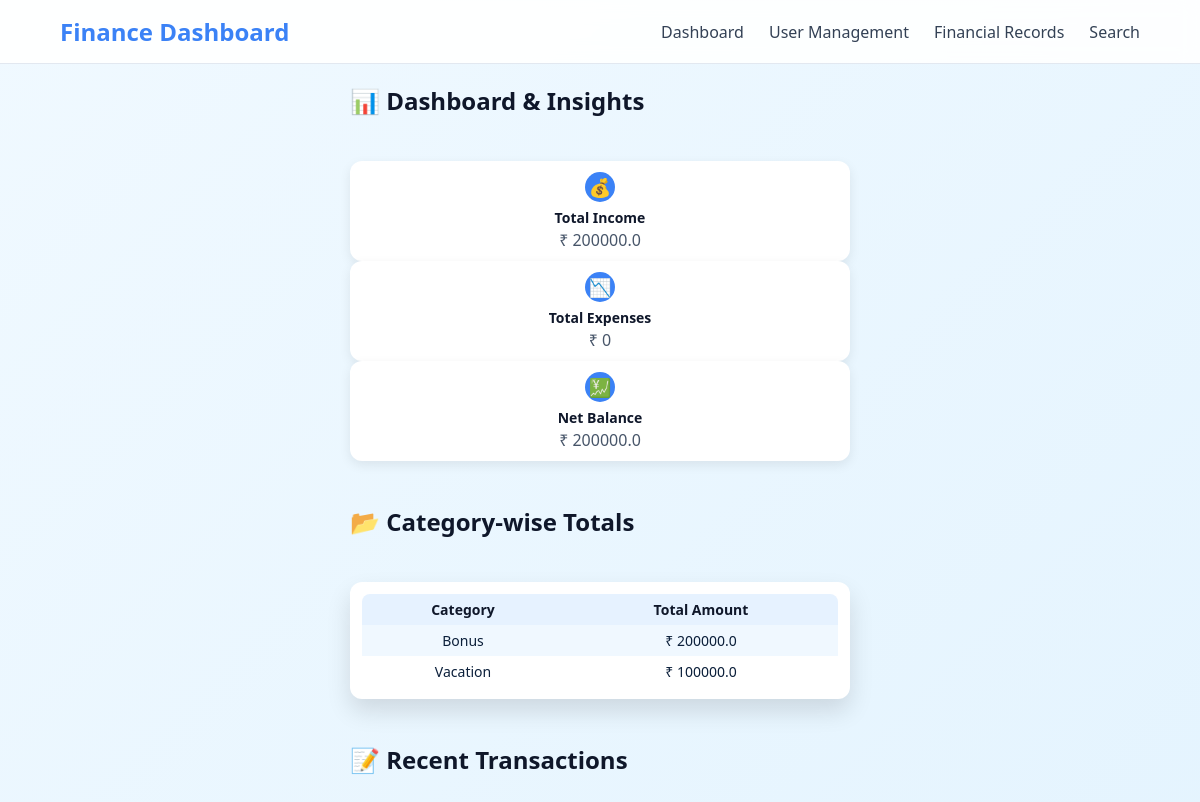
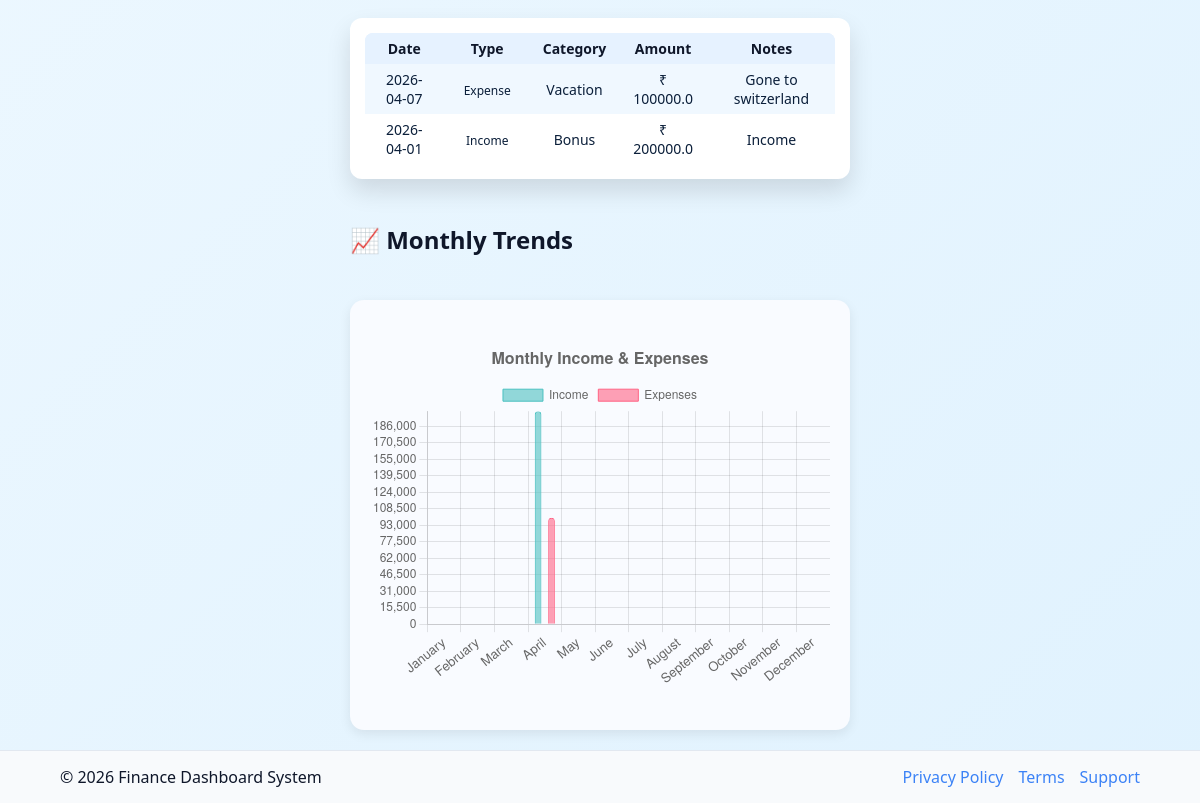
Page /admin/insights (signed in) on the earlier database version (2 pictures, top to bottom).
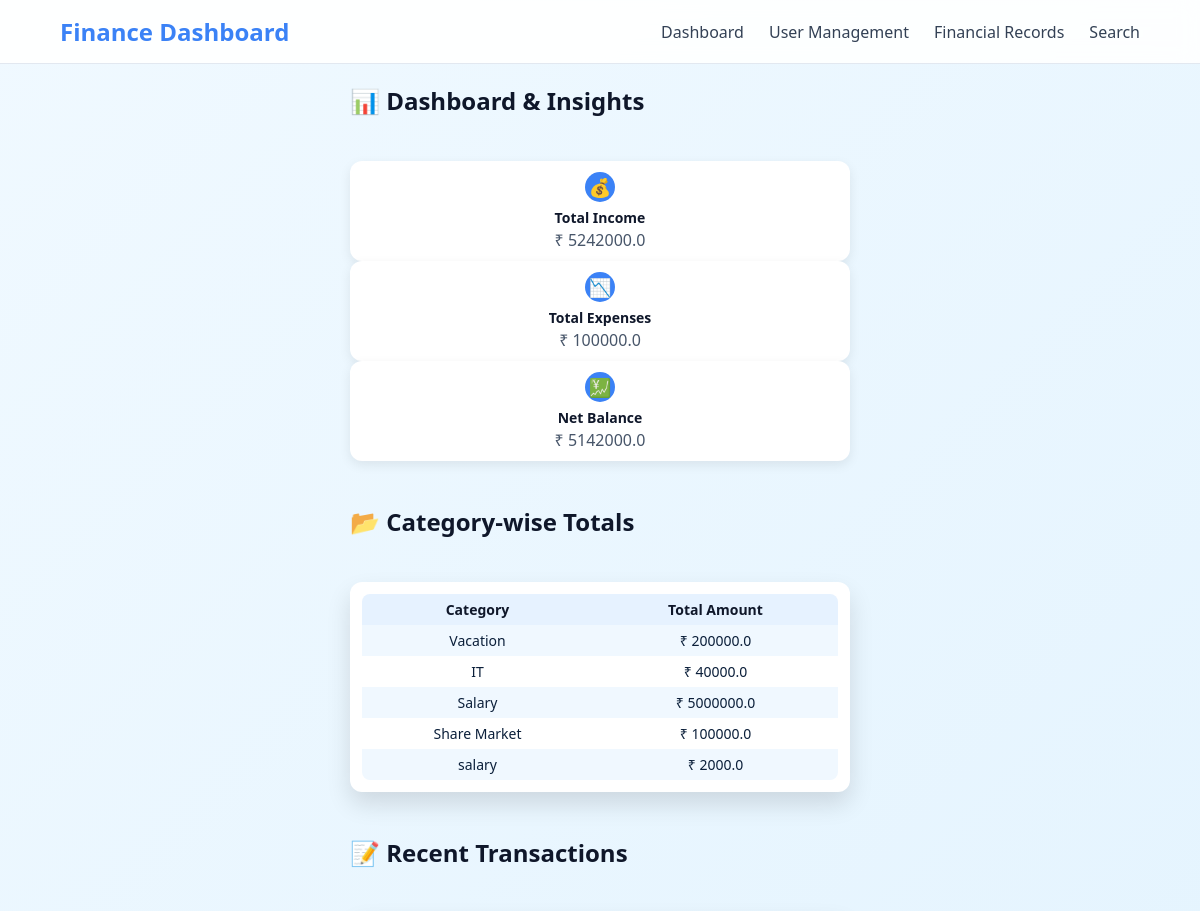
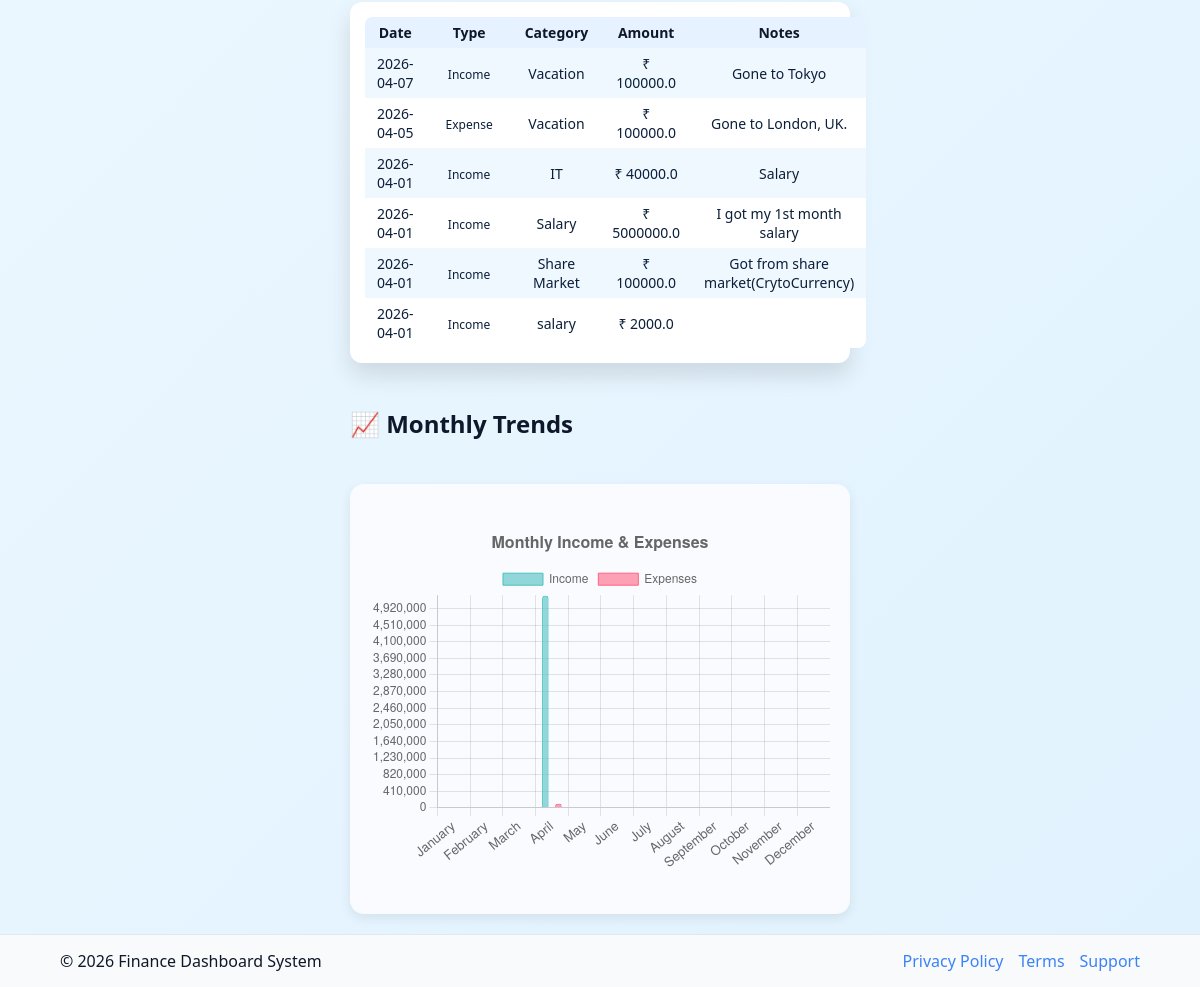
Same page on the later database version (2 pictures, top to bottom).
### app/models.py (models this page shows)
class Record(db.Model):
    id = db.Column(db.Integer, primary_key=True)
    amount = db.Column(db.Float, nullable=False)
    type = db.Column(db.String(10), nullable=False)
    category = db.Column(db.String(50))
    date = db.Column(db.Date, nullable=False)
    notes = db.Column(db.String(200))
    user_id = db.Column(db.Integer, db.ForeignKey("user.id"))
    user_id = db.Column(db.Integer, db.ForeignKey("user.id"))
    user = db.relationship("User", back_populates="records")

### app/routes.py (the view)
            def decorated(*args, **kwargs):
                if "role" not in session:
                    return redirect(url_for("login"))
                if session["role"] not in allowed_roles:
                    flash("Access denied!", "error")
                    return redirect(url_for("home"))
                return func(*args, **kwargs)

### app/templates/admin_insights.html (shortened to what the changed rows need)
{% extends "base.html" %}
{% block content %}
<div class="container mt-4">
    <h2 class="mb-4">📊 Dashboard & Insights</h2>
    <br>
<br>
<div class="row g-3">
    <div class="col-lg-4 col-md-6 col-sm-12">
        <div class="card dashboard-card small-card bg-success text-white">
            <div class="icon-circle">💰</div>
            <h5>Total Income</h5>
            <p>₹ {{ total_income }}</p>
        </div>
    </div>
    <div class="col-lg-4 col-md-6 col-sm-12">
        <div class="card dashboard-card small-card bg-danger text-white">
            <div class="icon-circle">📉</div>
            <h5>Total Expenses</h5>
            <p>₹ {{ total_expenses }}</p>
        </div>
    </div>
    <div class="col-lg-4 col-md-12 col-sm-12">
        <div class="card dashboard-card small-card bg-info text-white">
            <div class="icon-circle">💹</div>
            <h5>Net Balance</h5>
            <p>₹ {{ net_balance }}</p>
        </div>
    </div>
</div>
<br>
<br>
    <div class="mt-5">
        <h2 class="mb-3">📂 Category-wise Totals</h2>
        <br>
<br>
        <div class="card category-card shadow-sm p-2">
            <div class="table-responsive">
                <table class="table table-borderless table-hover mb-0">
                    <thead class="table-light">
                        <tr>
                            <th class="py-2">Category</th>
                            <th class="py-2 text-end">Total Amount</th>
                        </tr>
                    </thead>
                    <tbody>
                        {% for category, total in category_totals.items() %}
                        <tr>
                            <td class="py-2">{{ category }}</td>
                            <td class="py-2 text-end">₹ {{ total }}</td>
                        </tr>
                        {% endfor %}
                    </tbody>
                </table>
            </div>
        </div>
    </div>
    <br>
<br>
    <div class="mt-5">
        <h2 class="mb-3">📝 Recent Transactions</h2>
<br><br>
<div class="card recent-card shadow-sm p-3">
    <div class="table-responsive">
        <table class="table table-borderless table-hover mb-0">
            <thead class="table-light">
                <tr>
                    <th>Date</th>
                    <th>Type</th>
                    <th>Category</th>
                    <th class="text-end">Amount</th>
                    <th>Notes</th>
                </tr>
            </thead>
            <tbody>
                {% for record in recent_records %}
                <tr>
                    <td data-label="Date">{{ record.date.strftime("%Y-%m-%d") }}</td>
                    <td data-label="Type">
                        {% if record.type == 'income' %}
                            <span class="badge bg-success">Income</span>
                        {% else %}
                            <span class="badge bg-danger">Expense</span>
                        {% endif %}
                    </td>
                    <td data-label="Category">{{ record.category }}</td>
                    <td data-label="Amount" class="text-end">
                        ₹ {{ record.amount }}
                    </td>
                    <td data-label="Notes">{{ record.notes }}</td>
                </tr>
                {% endfor %}
            </tbody>
        </table>
    </div>
</div>
    <br>
<br>
    <div class="mt-5">
        <h2 class="mb-3">📈 Monthly Trends</h2>
        <br>
<br>
        <div class="card shadow-sm p-4 monthly-chart-card">
            <canvas id="monthlyChart" style="width:100%; height:350px;"></canvas>
        </div>
    </div>
</div>
{% block scripts %}
<script>
document.addEventListener("DOMContentLoaded", function() {
    const ctx = document.getElementById('monthlyChart').getContext('2d');
    const months = {{ monthly_income.keys()|list|tojson }};
    const incomeData = {{ monthly_income.values()|list|tojson }};
    const expenseData = {{ monthly_expense.values()|list|tojson }};
    new Chart(ctx, {
        type: 'bar',
        data: {
            labels: months,
            datasets: [
                {
                    label: 'Income',
                    data: incomeData.map(x => x || 0),
                    backgroundColor: 'rgba(75, 192, 192, 0.6)',
                    borderColor: 'rgba(75, 192, 192, 1)',
                    borderWidth: 1,
                    borderRadius: 4,
                    barPercentage: 0.5
                },
                {
                    label: 'Expenses',
                    data: expenseData.map(x => x || 0),
                    backgroundColor: 'rgba(255, 99, 132, 0.6)',
                    borderColor: 'rgba(255, 99, 132, 1)',
                    borderWidth: 1,
                    borderRadius: 4,
                    barPercentage: 0.5
                }
            ]
        },
        options: {
            responsive: true,
            maintainAspectRatio: false,
            plugins: {
                legend: { position: 'top' },
                title: { display: true, text: 'Monthly Income & Expenses', font: { size: 16 } },
                tooltip: { mode: 'index', intersect: false }
            },
            scales: {
                y: { beginAtZero: true, ticks: { stepSize: 500 } },
                x: { ticks: { font: { size: 13 } } }
            }
        }
    });
});
</script>
{% endblock %}
{% endblock %}

Differences in the rows shown:
removed Record: category "Bonus", amount "200000.0", date "2026-04-01", type "Income", notes "Income"
changed Record: amount "100000.0" → "200000.0"; notes "Gone to switzerland" → "Gone to Tokyo"; type "Expense" → "Income"
added Record: category "IT", amount "40000.0", date "2026-04-01", type "Income", notes "Salary"
added Record: category "Salary", amount "5000000.0", date "2026-04-01", type "Income", notes "I got my 1st month salary"
added Record: category "Share Market", amount "100000.0", date "2026-04-01", type "Income", notes "Got from share market(CrytoCurrency)"
added Record: category "salary", amount "2000.0", date "2026-04-01", type "Income"
added Record: date "2026-04-05", type "Expense", category "Vacation", amount "100000.0", notes "Gone to London, UK.", shown under "📝 Recent Transactions"
Other differences:
{{ total_income }}: "200000.0" → "5242000.0"
{{ total_expenses }}: "0" → "100000.0"
{{ net_balance }}: "200000.0" → "5142000.0"
chart data {{ monthly_income.values()|list|tojson }}: [0, 0, 0, 200000.0, 0, 0, 0, 0, 0, 0, 0, 0] → [0, 0, 0, 5242000.0, 0, 0, 0, 0, 0, 0, 0, 0]
